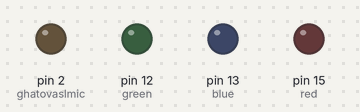
Recording of a sketch running on a simulated Arduino Uno, built with avr-gcc and run on an emulated ATmega328P. Shown: output pins drawn as LEDs (lit = HIGH).

Above: at 0.15 s.
At 129.54 s:
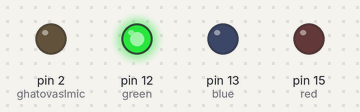
Timing chart, 0 to 129.8 s (numbered marks = the images above):
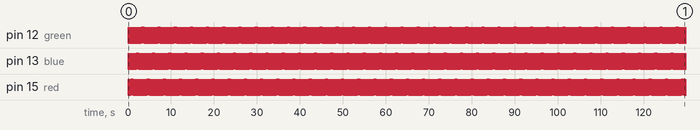

Measured:
- by itself, pin 12 (green), pin 13 (blue), pin 15 (red): alternates HIGH for 0.02 s and LOW for 0.10 s

The sketch:

v2.ino
```cpp
int ghatovaslmic = 2;
int ghatovaslsensornoor = 5;
int sensorpin = A0;
int green = 12;
int blue = 13;
int red = 15;
void setup() {
   pinMode(green, OUTPUT);pinMode(blue, OUTPUT);pinMode(red, OUTPUT);
   pinMode(ghatovaslsensornoor, OUTPUT);pinMode(ghatovaslmic, OUTPUT);
   digitalWrite(ghatovaslmic, LOW);digitalWrite(ghatovaslsensornoor, LOW);digitalWrite(green, LOW);digitalWrite(blue, LOW);digitalWrite(red, LOW);

}

void loop() {
     digitalWrite(green, HIGH);     delay(20);         digitalWrite(green, LOW);   delay(20);
      digitalWrite(blue, HIGH);     delay(20);         digitalWrite(blue, LOW);   delay(20);
       digitalWrite(red, HIGH);     delay(20);         digitalWrite(red, LOW);   delay(20);

}
```
